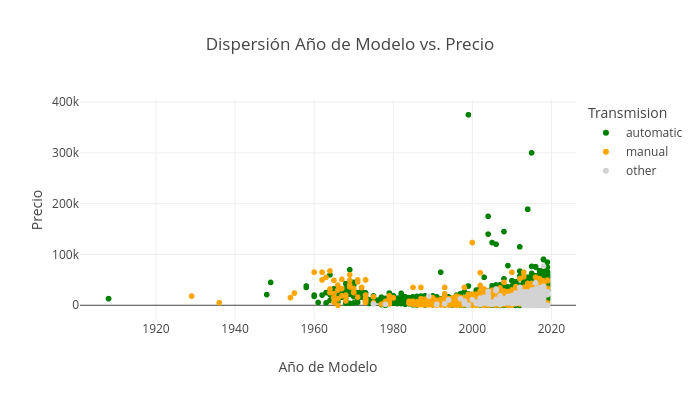

Source (notebook cell):
### Markdown cell above
### 2.2 Relacion de Variables

### Code cell
# Grafico de dispersion
disp_plot = px.scatter(
    car_data, 
    x = 'model_year', 
    y = 'price', 
    labels = {'model_year': 'Año de Modelo',
              'price': 'Precio',
              'transmission': 'Transmision'},
    color = 'transmission', 
    title = f"Dispersión Año de Modelo vs. Precio", 
    color_discrete_map={  
        'automatic': 'green',
        'manual': 'orange',
        'other': 'lightgray'},
    width = 700, 
    height = 400
)
disp_plot.show()

### Figure 1 — Plotly figure (JSON) as saved in the notebook; plotly's stock layout.template omitted (floating-point values rounded to 4 significant figures; data arrays with more than 128 entries replaced by an {"elided": "..."} marker saying what was removed)
{"data": [{"hovertemplate": "Transmision=automatic<br>Año de Modelo=%{x}<br>Precio=%{y}<extra></extra>", "legendgroup": "automatic", "marker": {"color": "green", "symbol": "circle"}, "mode": "markers", "name": "automatic", "showlegend": true, "type": "scattergl", "x": {"elided": "46902 float values"}, "xaxis": "x", "y": {"elided": "46902 int values"}, "yaxis": "y"}, {"hovertemplate": "Transmision=manual<br>Año de Modelo=%{x}<br>Precio=%{y}<extra></extra>", "legendgroup": "manual", "marker": {"color": "orange", "symbol": "circle"}, "mode": "markers", "name": "manual", "showlegend": true, "type": "scattergl", "x": {"elided": "2829 float values"}, "xaxis": "x", "y": {"elided": "2829 int values"}, "yaxis": "y"}, {"hovertemplate": "Transmision=other<br>Año de Modelo=%{x}<br>Precio=%{y}<extra></extra>", "legendgroup": "other", "marker": {"color": "lightgray", "symbol": "circle"}, "mode": "markers", "name": "other", "showlegend": true, "type": "scattergl", "x": {"elided": "1794 float values"}, "xaxis": "x", "y": {"elided": "1794 int values"}, "yaxis": "y"}], "layout": {"height": 400, "legend": {"title": {"text": "Transmision"}, "tracegroupgap": 0}, "title": {"text": "Dispersión Año de Modelo vs. Precio"}, "width": 700, "xaxis": {"anchor": "y", "domain": [0, 1], "title": {"text": "Año de Modelo"}}, "yaxis": {"anchor": "x", "domain": [0, 1], "title": {"text": "Precio"}}}}
